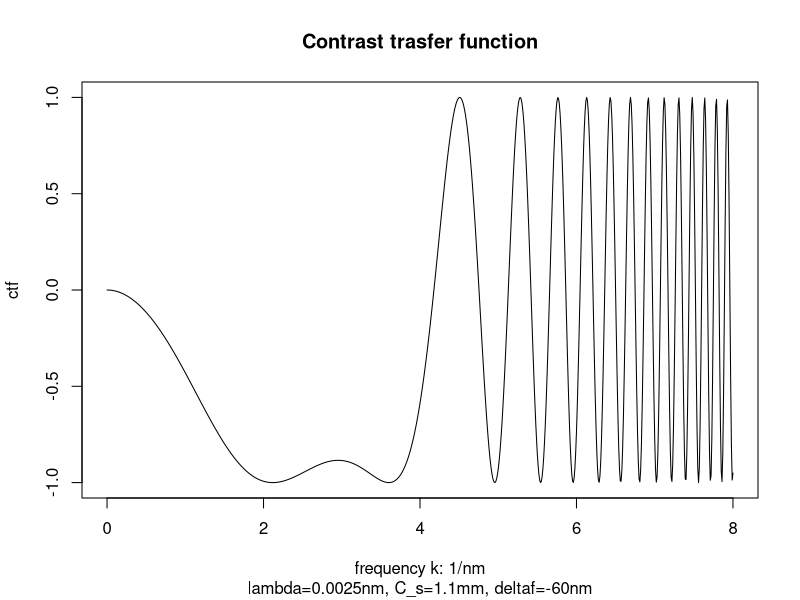
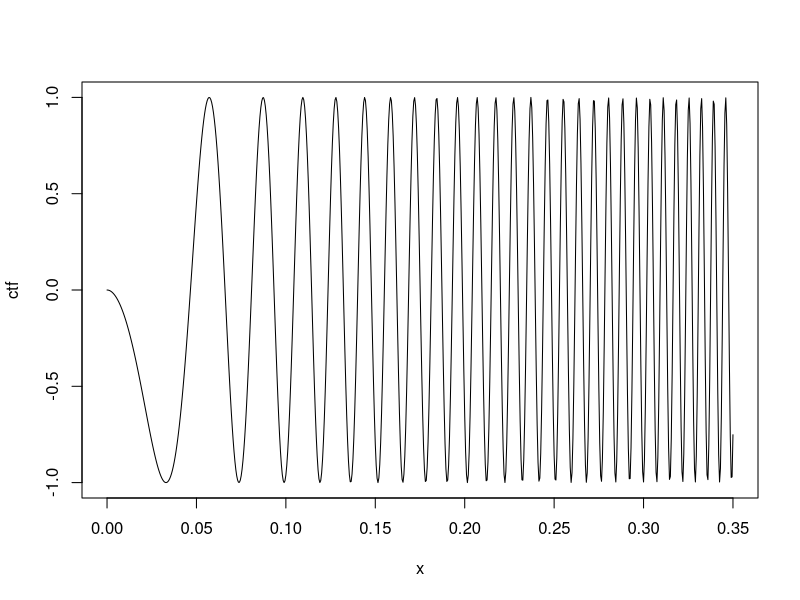
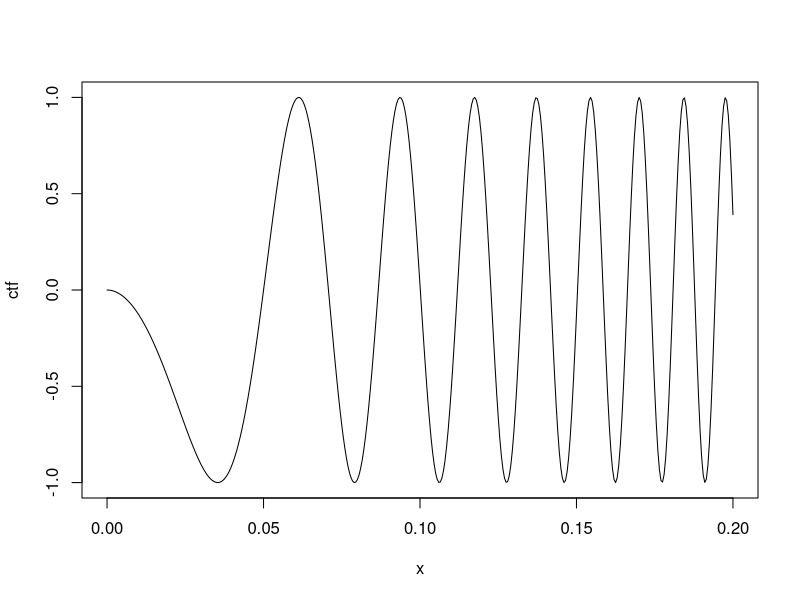
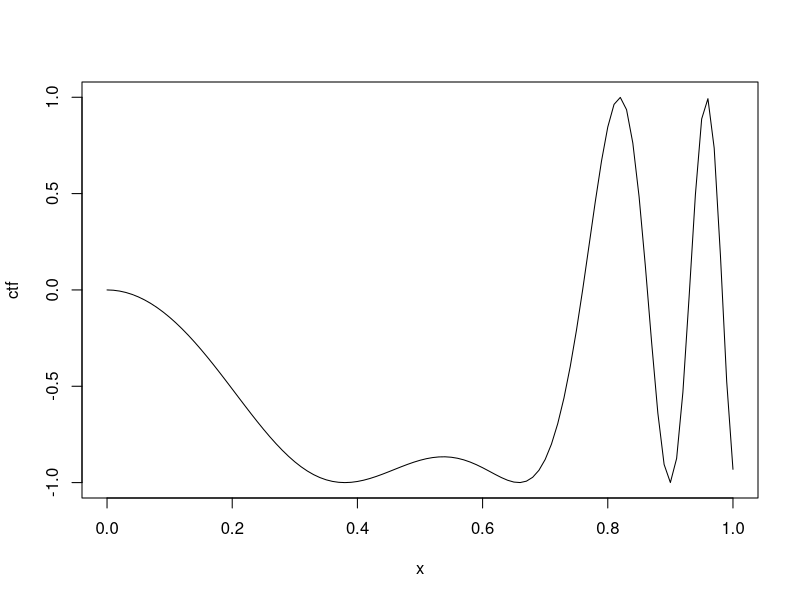

The R source for these figures, in order:


#measure unit: nm

lambda=0.0025;#200 kv 
F=-60
Cs=1.1*10^6

x=seq(0, 8, 0.01)
ctf=as.numeric()



for(i in 1:length(x)){
  gamma_0=pi*lambda*F*x[i]^2+(1/2)*pi*Cs*lambda^3*x[i]^4
  ctf[i]=sin(gamma_0)
  
  
}
plot(x,ctf, type='l',sub='lambda=0.0025nm, C_s=1.1mm, deltaf=-60nm', xlab="frequency k: 1/nm")
title("Contrast trasfer function")



###
##Voltage= 300kv
lambda= 0.020 #A; measure unit is Angstrom
##Defocus =-2.3 mu_m
F=-23000 #A
Cs=2.7*10^7
#angstrom per pixel 1.42 A
#maximum frequency
max_f=1/2/1.42
x=seq(0, 0.35, 0.0005);
ctf=as.numeric()


for(i in 1:length(x)){
  gamma_0=pi*lambda*F*x[i]^2+(1/2)*pi*Cs*lambda^3*x[i]^4
  ctf[i]=sin(gamma_0)
  
}
plot(x, ctf, 'l')





##This is to test spyder example

###
##Voltage= 300kv
lambda= 0.020 #A; measure unit is Angstrom
##Defocus =-2.3 mu_m
F=-20000 #A
Cs=2.0*10^7
#angstrom per pixel 2.82 A
#maximum frequency
max_f=1/2/2.82
x=seq(0, 0.2, 0.0005);
ctf=as.numeric()


for(i in 1:length(x)){
  gamma_0=pi*lambda*F*x[i]^2+(1/2)*pi*Cs*lambda^3*x[i]^4
  ctf[i]=sin(gamma_0)
  
}
plot(x, ctf, 'l')






##to test coursera example

##Voltage= 300kv
lambda= 0.020 #A; measure unit is Angstrom
##Defocus =-2.3 mu_m
F=-440 #A
#F=-sqrt(4/3*Cs*lambda)
Cs=0.2*10^7
F=-sqrt(4/3*Cs*lambda)
#angstrom per pixel 2.82 A
#maximum frequency
max_f=1/2/2.82
x=seq(0, 1, 0.01);
ctf=as.numeric()


for(i in 1:length(x)){
  gamma_0=pi*lambda*F*x[i]^2+(1/2)*pi*Cs*lambda^3*x[i]^4
  ctf[i]=sin(gamma_0)
  
}
plot(x, ctf, 'l')


